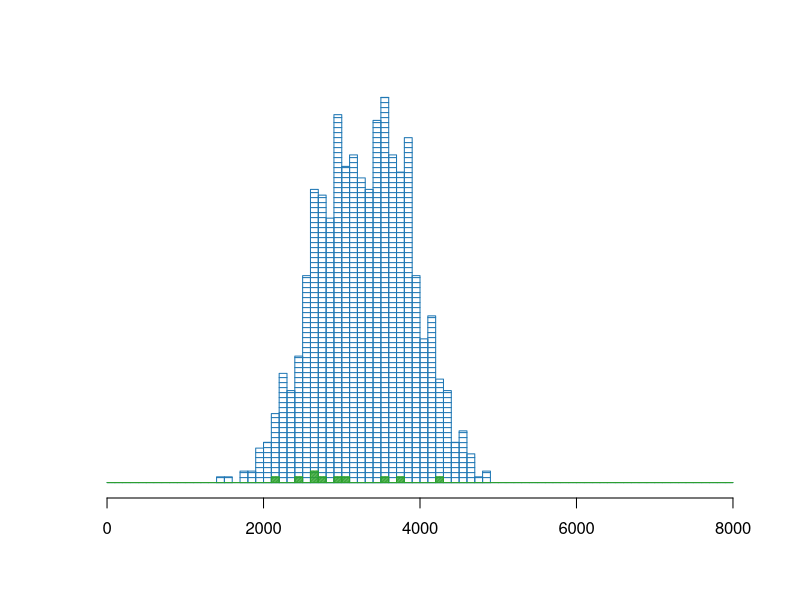
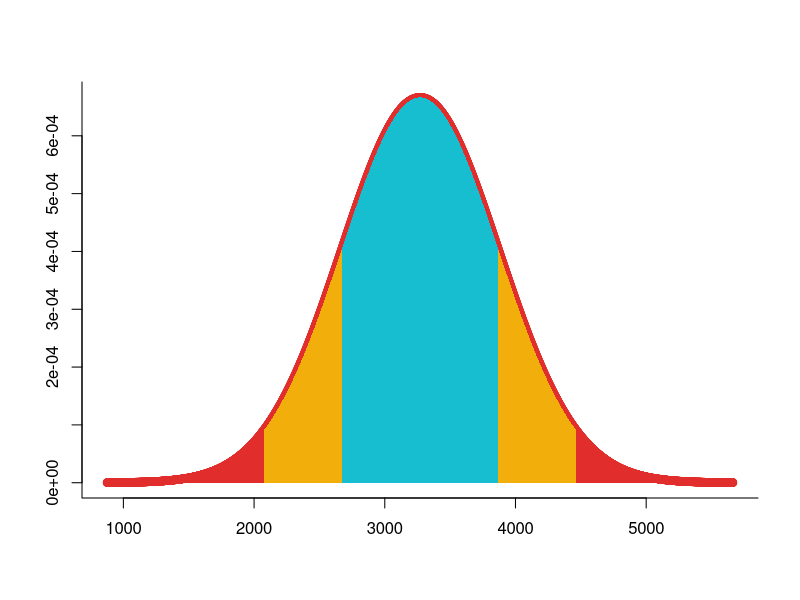
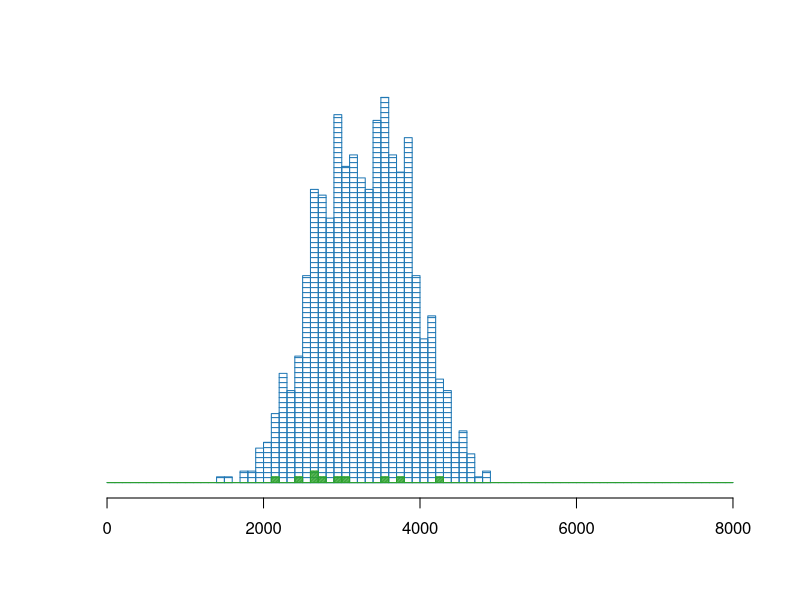
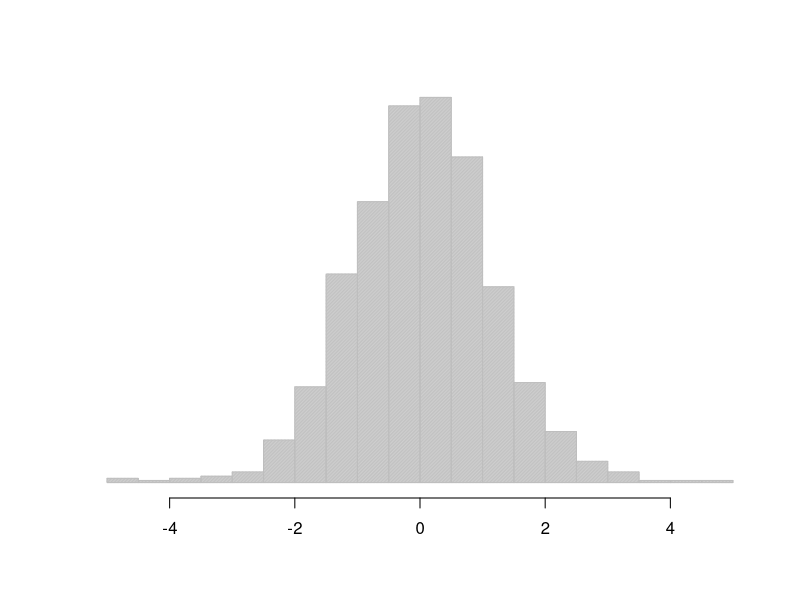
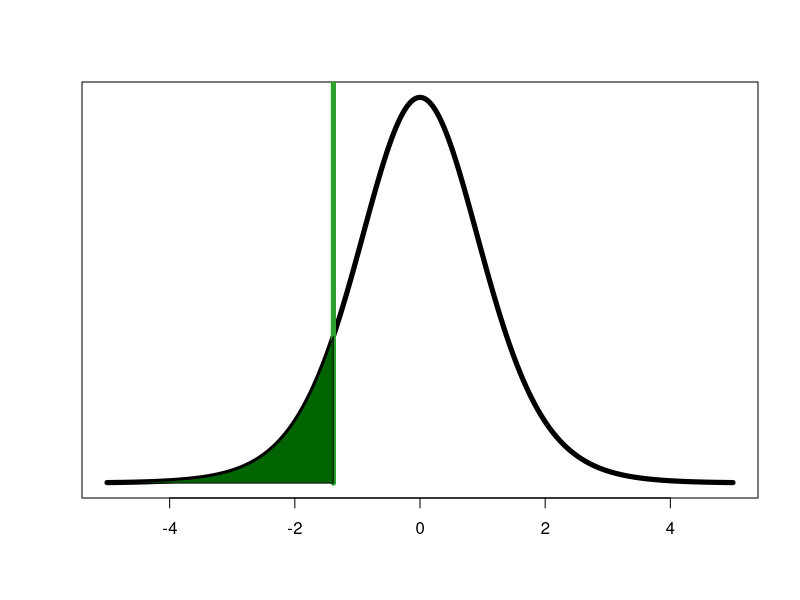
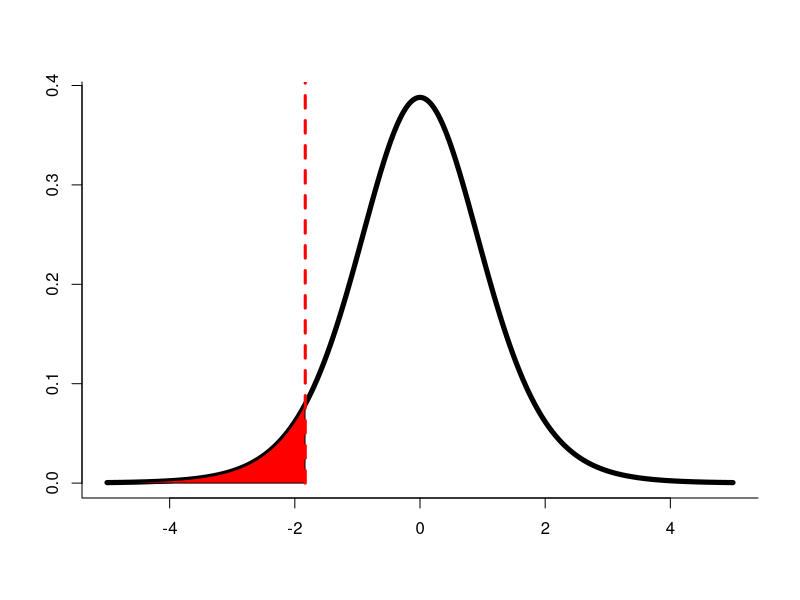
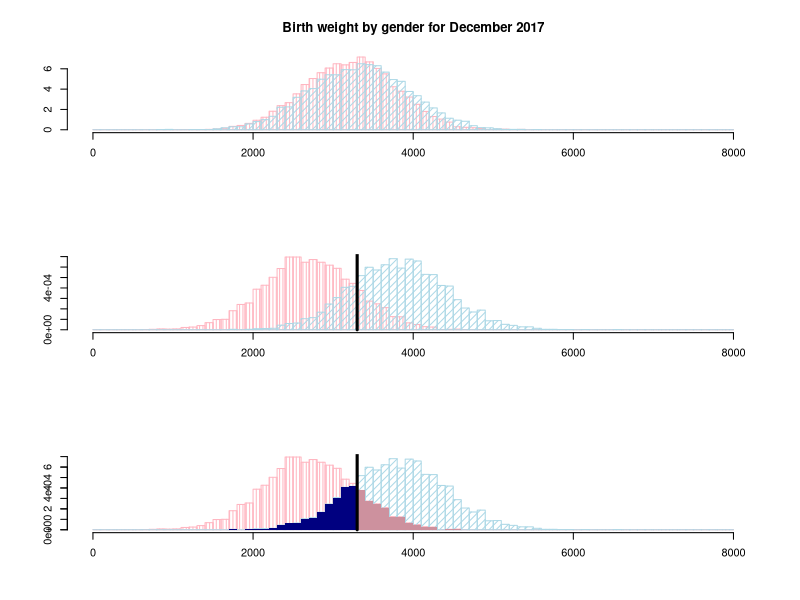
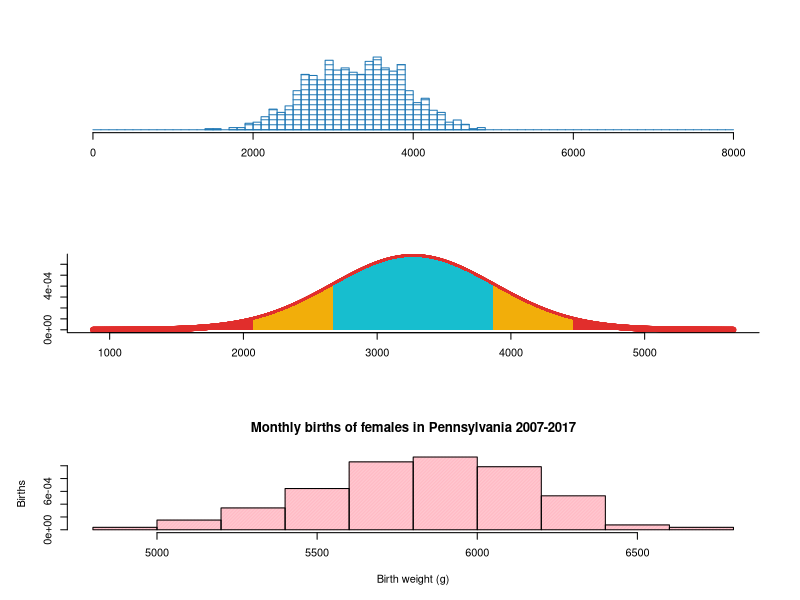

The R script that drew these images, in order:
## ---- chunk 1

# load example data - https://wonder.cdc.gov/natality-current.html
raw.data <- read.delim("Natality-monthly-gender.txt")
birth.weight <- raw.data[,c("Month","Month.Code","Gender","Gender.Code","Births", "Average.Birth.Weight","Standard.Deviation.for.Average.Birth.Weight")]

big.cols <- c(rgb(31, 119, 180, maxColorValue=255),
              rgb(225, 46, 44, maxColorValue=255),
              rgb(23, 190, 207, maxColorValue=255),
              rgb(242, 174, 10, maxColorValue=255),
              rgb(44, 160, 44, maxColorValue=255))

## ---- chunk 2
may.mean <- birth.weight[birth.weight$Month.Code==5,"Average.Birth.Weight"][3]
may.sd <- birth.weight[birth.weight$Month.Code==5,"Standard.Deviation.for.Average.Birth.Weight"][3]
may.samp <- rnorm(1000,may.mean,may.sd-10)

jan.mean <- birth.weight[birth.weight$Month.Code==1,"Average.Birth.Weight"][3]
jan.sd <- birth.weight[birth.weight$Month.Code==1,"Standard.Deviation.for.Average.Birth.Weight"][3]
jan.samp <- rnorm(10,jan.mean-500,jan.sd)

hist(may.samp,
     xlab="", ylab= "", main="",
     breaks = seq(0,8000,by=100),
     yaxt="n",
     col=big.cols[1], density=20, angle=180
     )
hist(jan.samp,
     xlab="", ylab= "", main="",
     breaks = seq(0,8000,by=100),
     yaxt="n",
     col=big.cols[5], density=100, add=TRUE
     )

## ---- chunk 3
dec.mean <- birth.weight[birth.weight$Month.Code==12,"Average.Birth.Weight"][3]
dec.sd <- birth.weight[birth.weight$Month.Code==12,"Standard.Deviation.for.Average.Birth.Weight"][3]
dec.x <- seq(round(dec.mean-4*dec.sd),round(dec.mean+4*dec.sd),by=1)
plot(dec.x,dnorm(dec.x,dec.mean,dec.sd),
     bty="l",
     xlab="", ylab= "", col=big.cols[2])

polygon(c(min(dec.x),dec.x,max(dec.x)),
        c(0,dnorm(dec.x,dec.mean,dec.sd),0), 
        col=big.cols[2], border=NA)

two.sd.bool <- (dec.x > round(dec.mean-2*dec.sd))&(dec.x < round(dec.mean+2*dec.sd))
dec.x.2 <- dec.x[two.sd.bool]
polygon(c(min(dec.x.2),dec.x.2,max(dec.x.2)),
        c(0,dnorm(dec.x.2,dec.mean,dec.sd),0), 
        col=big.cols[4], border=NA)

one.sd.bool <- (dec.x > round(dec.mean-dec.sd))&(dec.x < round(dec.mean+dec.sd))
dec.x.1 <- dec.x[one.sd.bool]
polygon(c(min(dec.x.1),dec.x.1,max(dec.x.1)),
        c(0,dnorm(dec.x.1,dec.mean,dec.sd),0), 
        col=big.cols[3], border=NA)

## ---- chunk 4
hist(may.samp,
     xlab="", ylab= "", main="",
     breaks = seq(0,8000,by=100),
     yaxt="n",
     col=big.cols[1], density=20, angle=180
     )
hist(jan.samp,
     xlab="", ylab= "", main="",
     breaks = seq(0,8000,by=100),
     yaxt="n",
     col=big.cols[5], density=100, add=TRUE
     )

## ---- chunk 5
tdist <- hist(rt(1000,9),
     xlab="", ylab= "", main="", yaxt="n", col="grey", density=100,
     breaks=20, freq=FALSE
     )
## ---- chunk 6
t.value <- (mean(jan.samp) - mean(may.samp))/(sd(jan.samp)/sqrt(10))
dtbreaks <- seq(min(tdist$breaks),max(tdist$breaks),length.out=1000)
plot(dtbreaks,dt(dtbreaks,9),type="l",lwd=5,
     xlab="", ylab="",yaxt="n")
points(c(t.value,t.value),c(0,300),
       type="l",col=big.cols[5],lwd=5
       )

polygon(c(dtbreaks[1],dtbreaks[dtbreaks< t.value],max(dtbreaks[dtbreaks< t.value])),
        c(0,dt(dtbreaks[dtbreaks< t.value],9),0),
        col="darkgreen")
## ---- chunk 7

plot(dtbreaks,dt(dtbreaks,9),type="l",lwd=5,
     xlab="", ylab="", bty="l")
polygon(c(dtbreaks[1], dtbreaks[dtbreaks<= qt(0.05,9)], 
          max(dtbreaks[dtbreaks<=qt(0.05,9)])),
        c(0,dt(dtbreaks[dtbreaks<= qt(0.05,9)],9),0),
        col="red")
points(c(qt(0.05,9),qt(0.05,9)), c(0,1), type="l", lwd=3, lty=2, col="red")
## ---- chunk 8
boy.mean <- birth.weight[birth.weight$Month.Code==12,"Average.Birth.Weight"][2]
boy.sd <- birth.weight[birth.weight$Month.Code==12,"Standard.Deviation.for.Average.Birth.Weight"][2]

girl.mean <- birth.weight[birth.weight$Month.Code==12,"Average.Birth.Weight"][1]
girl.sd <- birth.weight[birth.weight$Month.Code==12,"Standard.Deviation.for.Average.Birth.Weight"][1]

par(mfrow=c(3,1),oma=c(0,1,0,1))
hist(rnorm(5435,girl.mean,girl.sd),
     xlab="", ylab= "", main= "Birth weight by gender for December 2017", breaks = seq(0,8000,by=100),
     freq=FALSE, yaxt="n",
     col = "lightpink", density=30, angle = 90
     )
axis(2,at=seq(0,6,by=2)/10000, labels=seq(0,6,by=2))
hist(rnorm(5729,boy.mean,boy.sd),
     xlab="", ylab= "", main= "", breaks = seq(0,8000,by=100),
     freq=FALSE, yaxt="n",
     col = "lightblue", density=20,
     add = TRUE
     )

girl.samp <- rnorm(5000,girl.mean-500,girl.sd)
boy.samp <- rnorm(5000,boy.mean+500,boy.sd)
thresh <- 3300
hist(girl.samp,
     xlab="", ylab= "", main= "", breaks = seq(0,8000,by=100),
     freq=FALSE,
     col = "lightpink", density=30, angle = 90
     )
hist(boy.samp,
     xlab="", ylab= "", main= "", breaks = seq(0,8000,by=100),
     freq=FALSE,
     col = "lightblue", density=20,
     add = TRUE
     )
points(c(thresh,thresh),c(0,8),type="l",lwd=3)

girl.hist <- hist(girl.samp,
     xlab="", ylab= "", main= "", breaks = seq(0,8000,by=100),
     freq=FALSE,
     col = "lightpink", density=30, angle = 90
     )
axis(2,at=seq(0,6,by=2)/10000, labels=seq(0,6,by=2))
boy.hist <- hist(boy.samp,
     xlab="", ylab= "", main= "", breaks = seq(0,8000,by=100),
     freq=FALSE,
     col = "lightblue", density=20,
     add = TRUE
     )

for (i in 2:sum(boy.hist$breaks <= thresh)){
  rect(boy.hist$breaks[boy.hist$breaks <= thresh][i-1],
     0,
     boy.hist$breaks[boy.hist$breaks <= thresh][i],
     boy.hist$density[boy.hist$breaks <= thresh][i-1],
     border=NA, col="navyblue")
}

for (i in 2:sum(girl.hist$breaks >= thresh)){
  rect(girl.hist$breaks[girl.hist$breaks >= thresh][i-1],
     0,
     girl.hist$breaks[girl.hist$breaks >= thresh][i],
     girl.hist$density[girl.hist$breaks >= thresh][i-1],
     border=NA, col="pink3")
}
points(c(thresh,thresh),c(0,8),type="l",lwd=3)
## ---- chunk 9

hist(may.samp,
     xlab="", ylab= "", main="",
     breaks = seq(0,8000,by=100),
     yaxt="n",
     col=big.cols[1], density=20, angle=180
     )

## ---- chunk 10

plot(dec.x,dnorm(dec.x,dec.mean,dec.sd),
     bty="l",
     xlab="", ylab= "", col=big.cols[2])

polygon(c(min(dec.x),dec.x,max(dec.x)),
        c(0,dnorm(dec.x,dec.mean,dec.sd),0), 
        col=big.cols[2], border=NA)

polygon(c(min(dec.x.2),dec.x.2,max(dec.x.2)),
        c(0,dnorm(dec.x.2,dec.mean,dec.sd),0), 
        col=big.cols[4], border=NA)

polygon(c(min(dec.x.1),dec.x.1,max(dec.x.1)),
        c(0,dnorm(dec.x.1,dec.mean,dec.sd),0), 
        col=big.cols[3], border=NA)

## ---- chunk 11

raw.data <- read.delim("Natality-us-gender.txt")
birth.gender <- raw.data[(raw.data$State=="Pennsylvania"),c("Gender.Code","Births")]
sex.ratio <- sum(birth.gender[birth.gender$Gender.Code=="F","Births"])/(sum(birth.gender[birth.gender$Gender.Code=="M","Births"])+sum(birth.gender[birth.gender$Gender.Code=="M","Births"]))
monthly.births <- round(mean(birth.gender[birth.gender$Gender.Code=="M","Births"]+birth.gender[birth.gender$Gender.Code=="F","Births"]))

fem.hist <- hist(birth.gender[birth.gender$Gender.Code=="F","Births"],
     xlab="Birth weight (g)", ylab="Births", 
     main="Monthly births of females in Pennsylvania 2007-2017",
     col="lightpink", border="black", density=100, freq=FALSE
     )
#hist(rbinom(1000000,monthly.births, sex.ratio), add=TRUE, freq=FALSE, breaks=10)

## ---- chunk 12
monthly.birth.weight <- birth.weight[birth.weight$Gender.Code=="",]
monthly.birth.weight <- monthly.birth.weight[!is.na(monthly.birth.weight$Month.Code),]

par(oma=c(4,1,1,1),xpd=NA)
plot(monthly.birth.weight$Month.Code, monthly.birth.weight$Average.Birth.Weight,
     type="l",
     ylab = "Average birth weight (g)", xlab="", xaxt="n"
)
points(monthly.birth.weight$Month.Code, monthly.birth.weight$Average.Birth.Weight,
     pch=19)
axis(1,at=monthly.birth.weight$Month.Code, labels=FALSE)
for (i in 1:length(monthly.birth.weight$Month)){
  text(monthly.birth.weight$Month.Code[i],min(monthly.birth.weight$Average.Birth.Weight)-10,labels=as.character(monthly.birth.weight$Month[i]),srt=-45)
}

## ---- chunk 13
par(mfrow=c(3,1),oma=c(3,1,0,1),xpd=NA)
plot(monthly.birth.weight$Month.Code, monthly.birth.weight$Average.Birth.Weight,
     type="l",
     ylab = "Average birth weight (g)", xlab="", xaxt="n"
)
points(monthly.birth.weight$Month.Code, monthly.birth.weight$Average.Birth.Weight,
     pch=19)
axis(1,at=monthly.birth.weight$Month.Code, labels=FALSE)
for (i in 1:length(monthly.birth.weight$Month)){
  text(monthly.birth.weight$Month.Code[i],min(monthly.birth.weight$Average.Birth.Weight)-10,labels=as.character(monthly.birth.weight$Month[i]),srt=-45)
}
points(monthly.birth.weight$Month.Code,
       -3*monthly.birth.weight$Month.Code+3288,
       type="l",lwd=3,col="red")

plot(monthly.birth.weight$Month.Code, monthly.birth.weight$Average.Birth.Weight,
     type="l",
     ylab = "Average birth weight (g)", xlab="", xaxt="n"
)
points(monthly.birth.weight$Month.Code, monthly.birth.weight$Average.Birth.Weight,
     pch=19)
axis(1,at=monthly.birth.weight$Month.Code, labels=FALSE)
for (i in 1:length(monthly.birth.weight$Month)){
  text(monthly.birth.weight$Month.Code[i],min(monthly.birth.weight$Average.Birth.Weight)-10,labels=as.character(monthly.birth.weight$Month[i]),srt=-45)
}
points(monthly.birth.weight$Month.Code,
       rep(3258,length(monthly.birth.weight$Month.Code)),
       type="l",lwd=3,col="red")

plot(monthly.birth.weight$Month.Code, monthly.birth.weight$Average.Birth.Weight,
     type="l",
     ylab = "Average birth weight (g)", xlab="", xaxt="n"
)
points(monthly.birth.weight$Month.Code, monthly.birth.weight$Average.Birth.Weight,
     pch=19)
axis(1,at=monthly.birth.weight$Month.Code, labels=FALSE)
for (i in 1:length(monthly.birth.weight$Month)){
  text(monthly.birth.weight$Month.Code[i],min(monthly.birth.weight$Average.Birth.Weight)-10,labels=as.character(monthly.birth.weight$Month[i]),srt=-45)
}

bw.lm <- lm(Average.Birth.Weight ~ as.numeric(Month.Code), data=monthly.birth.weight)
points(monthly.birth.weight$Month.Code,
       bw.lm$fitted.values,
       type="l",lwd=3,col="red")
## ---- chunk 14
summary(bw.lm)

t.value <- summary(bw.lm)$coefficients[2,3]
dtbreaks <- seq(-4,4,length.out=1000)
plot(dtbreaks,dt(dtbreaks,10),type="l",lwd=5,
     xlab="", ylab="",yaxt="n")
points(c(t.value,t.value),c(0,300),
       type="l",col="black",lwd=5
       )

polygon(c(min(dtbreaks[dtbreaks > t.value]),
          dtbreaks[dtbreaks > t.value],
          max(dtbreaks[dtbreaks > t.value])),
        c(0,dt(dtbreaks[dtbreaks > t.value],10),0),
        col="red")

polygon(c(min(dtbreaks[dtbreaks < -t.value]),
          dtbreaks[dtbreaks < -t.value],
          max(dtbreaks[dtbreaks < -t.value])),
        c(0,dt(dtbreaks[dtbreaks < -t.value],10),0),
        col="red")
